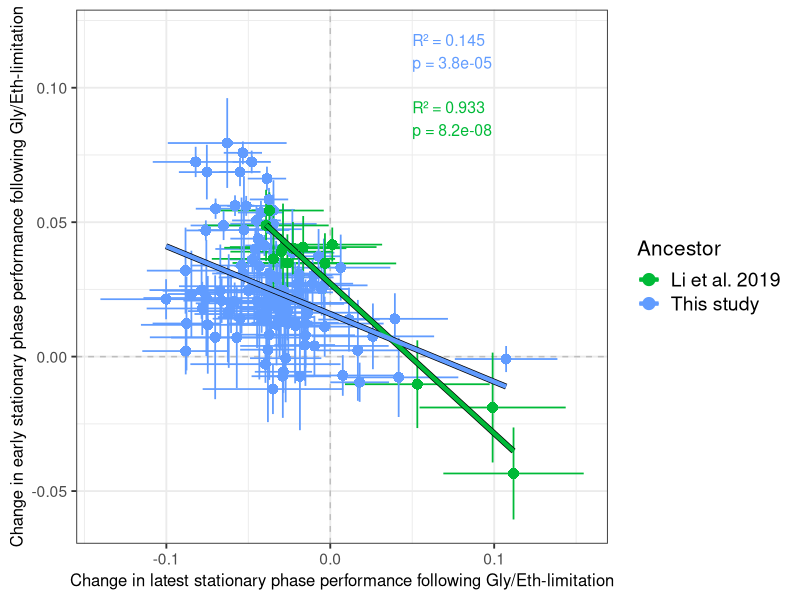

Here is the R script that generated this plot:
###Figure S10b###
library(ggplot2)
library(dplyr)
library(broom)
df <- read.csv("../R_data/adaptive_haploid_no_SMF2.csv")
X_VAR <- "latest_stationary_phase_mean_change_from_ancestor"
Y_VAR <- "early_stationary_phase_mean_change_from_ancestor"
FACET_VAR <- "ancestor"
# Ancestor label mapping
label_map <- c(
    "Jason_ancestor"   = "This study",
    "Levy_ancestor"    = "Levy et al. 2015",
    "Yuping_ancestor"  = "Li et al. 2019"
)
df$ancestor_label <- label_map[df[[FACET_VAR]]]
df <- df %>% filter(!is.na(ancestor_label))
df$ancestor_label <- droplevels(factor(df$ancestor_label))
df <- df %>% filter(!is.na(.data[[X_VAR]]) & !is.na(.data[[Y_VAR]]))
# Error columns
x_pos <- which(names(df) == X_VAR)
y_pos <- which(names(df) == Y_VAR)
X_ERR_VAR <- names(df)[x_pos + 1]
Y_ERR_VAR <- names(df)[y_pos + 1]
# Statistics per ancestor group
stats_df <- df %>%
    group_by(ancestor_label) %>%
    summarise(
        n = n(),
        r2 = if(n >= 3) {
            fit <- lm(.data[[Y_VAR]] ~ .data[[X_VAR]])
            summary(fit)$r.squared
        } else NA_real_,
        pval = if(n >= 3) {
            fit <- lm(.data[[Y_VAR]] ~ .data[[X_VAR]])
            coef(summary(fit))[2, 4]
        } else NA_real_,
        .groups = "drop"
    ) %>%
    filter(!is.na(r2), !is.na(pval)) %>%
    arrange(desc(ancestor_label)) %>%
    mutate(
        label = paste0("R² = ", round(r2, 3), "\np = ", signif(pval, 2)),
        x = 0.05,
        y = 0.12 - (0.025 * (row_number() - 1))
    )
# Define consistent color mapping for all ancestors
ancestor_colors <- c(
    "Levy et al. 2015" = "#F8766D",
    "Li et al. 2019" = "#00BA38",
    "This study" = "#619CFF"
)
# ============== Plot ==============
p <- ggplot(df, aes(x = .data[[X_VAR]], y = .data[[Y_VAR]], color = ancestor_label, shape = ploidy_consensus)) +
    
    # Grey dashed lines at x=0 and y=0
    geom_hline(yintercept = 0, color = "grey", linetype = "dashed") +
    geom_vline(xintercept = 0, color = "grey", linetype = "dashed") +
    
    # Error crosses
    geom_segment(
        aes(x = .data[[X_VAR]] - .data[[X_ERR_VAR]], xend = .data[[X_VAR]] + .data[[X_ERR_VAR]], y = .data[[Y_VAR]], yend = .data[[Y_VAR]]),
        linewidth = 0.6
    ) +
    geom_segment(
        aes(x = .data[[X_VAR]], xend = .data[[X_VAR]], y = .data[[Y_VAR]] - .data[[Y_ERR_VAR]], yend = .data[[Y_VAR]] + .data[[Y_ERR_VAR]]),
        linewidth = 0.6
    ) +
    
    # Data points
    geom_point(size = 3, stroke = 1.1) +
    
    # Trendlines
    geom_smooth(
        method = "lm", 
        se = FALSE,
        aes(group = ancestor_label), 
        color = "black",        
        linewidth = 2.0,         
        show.legend = FALSE
    ) +
    geom_smooth(
        method = "lm", 
        se = FALSE,
        aes(group = ancestor_label), 
        linewidth = 1.5          
    ) +
    
    # Stats text
    geom_text(
        data = stats_df,
        aes(x = x, y = y, label = label, color = ancestor_label),
        inherit.aes = FALSE,
        hjust = 0, vjust = 1, size = 4, show.legend = FALSE
    ) +
    
    # Manual color and shape scales
    scale_color_manual(values = ancestor_colors, 
                       breaks = names(ancestor_colors)) +
    
    # --- MODIFIED: Added 'guide = "none"' to remove the ploidy legend ---
    scale_shape_manual(
        name = "Ploidy",
        values = c("haploid" = 16, "diploid" = 17, "undetermined" = 4), # circle, triangle, X
        labels = c("haploid" = "Haploid", "diploid" = "Diploid", "undetermined" = "Undetermined"),
        na.value = 4,
        guide = "none" # This line removes the shape legend
    ) +
    
    # Axis labels
    labs(
        color = "Ancestor",
        y = "Change in early stationary phase performance following Gly/Eth-limitation",
        x = "Change in latest stationary phase performance following Gly/Eth-limitation"
    ) +
    theme_bw(base_size = 14) +
    theme(
        axis.title = element_text(size = 12),
        legend.text = element_text(size = 14),
        legend.title = element_text(size = 15)
    )
ggsave("figures/fig_S10b.pdf", p, width = 8, height = 6)
